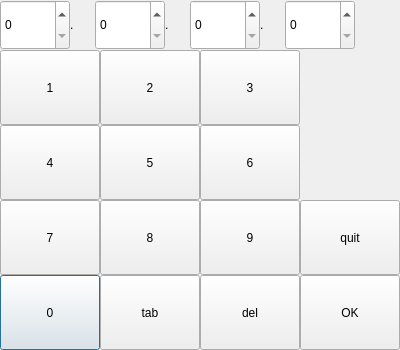
<?xml version="1.0" encoding="UTF-8"?>
<ui version="4.0">
 <class>InputNum</class>
 <widget class="QDialog" name="InputNum">
  <property name="geometry">
   <rect>
    <x>0</x>
    <y>0</y>
    <width>400</width>
    <height>350</height>
   </rect>
  </property>
  <property name="minimumSize">
   <size>
    <width>400</width>
    <height>350</height>
   </size>
  </property>
  <property name="maximumSize">
   <size>
    <width>400</width>
    <height>350</height>
   </size>
  </property>
  <property name="windowTitle">
   <string>Dialog</string>
  </property>
  <widget class="QWidget" name="widget" native="true">
   <property name="geometry">
    <rect>
     <x>0</x>
     <y>0</y>
     <width>400</width>
     <height>350</height>
    </rect>
   </property>
   <property name="minimumSize">
    <size>
     <width>400</width>
     <height>350</height>
    </size>
   </property>
   <property name="maximumSize">
    <size>
     <width>400</width>
     <height>350</height>
    </size>
   </property>
   <widget class="QPushButton" name="pushButton_12">
    <property name="geometry">
     <rect>
      <x>0</x>
      <y>275</y>
      <width>100</width>
      <height>75</height>
     </rect>
    </property>
    <property name="styleSheet">
     <string notr="true">font: 15pt &quot;Noto Sans&quot;;</string>
    </property>
    <property name="text">
     <string>0</string>
    </property>
   </widget>
   <widget class="QPushButton" name="pushButton_2">
    <property name="geometry">
     <rect>
      <x>200</x>
      <y>275</y>
      <width>100</width>
      <height>75</height>
     </rect>
    </property>
    <property name="styleSheet">
     <string notr="true">font: 15pt &quot;Noto Sans&quot;;</string>
    </property>
    <property name="text">
     <string>del</string>
    </property>
   </widget>
   <widget class="QPushButton" name="pushButton_3">
    <property name="geometry">
     <rect>
      <x>0</x>
      <y>50</y>
      <width>100</width>
      <height>75</height>
     </rect>
    </property>
    <property name="styleSheet">
     <string notr="true">font: 15pt &quot;Noto Sans&quot;;</string>
    </property>
    <property name="text">
     <string>1</string>
    </property>
   </widget>
   <widget class="QPushButton" name="pushButton_8">
    <property name="geometry">
     <rect>
      <x>200</x>
      <y>200</y>
      <width>100</width>
      <height>75</height>
     </rect>
    </property>
    <property name="styleSheet">
     <string notr="true">font: 15pt &quot;Noto Sans&quot;;</string>
    </property>
    <property name="text">
     <string>9</string>
    </property>
   </widget>
   <widget class="QPushButton" name="pushButton_14">
    <property name="geometry">
     <rect>
      <x>300</x>
      <y>200</y>
      <width>100</width>
      <height>75</height>
     </rect>
    </property>
    <property name="styleSheet">
     <string notr="true">font: 15pt &quot;Noto Sans&quot;;</string>
    </property>
    <property name="text">
     <string>quit</string>
    </property>
   </widget>
   <widget class="QPushButton" name="pushButton_4">
    <property name="geometry">
     <rect>
      <x>100</x>
      <y>50</y>
      <width>100</width>
      <height>75</height>
     </rect>
    </property>
    <property name="maximumSize">
     <size>
      <width>179</width>
      <height>100</height>
     </size>
    </property>
    <property name="styleSheet">
     <string notr="true">font: 15pt &quot;Noto Sans&quot;;</string>
    </property>
    <property name="text">
     <string>2</string>
    </property>
   </widget>
   <widget class="QPushButton" name="pushButton_11">
    <property name="geometry">
     <rect>
      <x>200</x>
      <y>125</y>
      <width>100</width>
      <height>75</height>
     </rect>
    </property>
    <property name="styleSheet">
     <string notr="true">font: 15pt &quot;Noto Sans&quot;;</string>
    </property>
    <property name="text">
     <string>6</string>
    </property>
   </widget>
   <widget class="QSpinBox" name="spinBox_2">
    <property name="geometry">
     <rect>
      <x>95</x>
      <y>0</y>
      <width>70</width>
      <height>50</height>
     </rect>
    </property>
    <property name="styleSheet">
     <string notr="true">font: 15pt &quot;Noto Sans&quot;;</string>
    </property>
    <property name="maximum">
     <number>255</number>
    </property>
   </widget>
   <widget class="QSpinBox" name="spinBox_4">
    <property name="geometry">
     <rect>
      <x>285</x>
      <y>0</y>
      <width>70</width>
      <height>50</height>
     </rect>
    </property>
    <property name="styleSheet">
     <string notr="true">font: 15pt &quot;Noto Sans&quot;;</string>
    </property>
    <property name="maximum">
     <number>255</number>
    </property>
   </widget>
   <widget class="QPushButton" name="pushButton">
    <property name="geometry">
     <rect>
      <x>300</x>
      <y>275</y>
      <width>100</width>
      <height>75</height>
     </rect>
    </property>
    <property name="styleSheet">
     <string notr="true">font: 15pt &quot;Noto Sans&quot;;</string>
    </property>
    <property name="text">
     <string>OK</string>
    </property>
   </widget>
   <widget class="QSpinBox" name="spinBox_3">
    <property name="geometry">
     <rect>
      <x>190</x>
      <y>0</y>
      <width>70</width>
      <height>50</height>
     </rect>
    </property>
    <property name="styleSheet">
     <string notr="true">font: 15pt &quot;Noto Sans&quot;;</string>
    </property>
    <property name="maximum">
     <number>255</number>
    </property>
   </widget>
   <widget class="QPushButton" name="pushButton_5">
    <property name="geometry">
     <rect>
      <x>200</x>
      <y>50</y>
      <width>100</width>
      <height>75</height>
     </rect>
    </property>
    <property name="styleSheet">
     <string notr="true">font: 15pt &quot;Noto Sans&quot;;</string>
    </property>
    <property name="text">
     <string>3</string>
    </property>
   </widget>
   <widget class="QPushButton" name="pushButton_13">
    <property name="geometry">
     <rect>
      <x>100</x>
      <y>275</y>
      <width>100</width>
      <height>75</height>
     </rect>
    </property>
    <property name="styleSheet">
     <string notr="true">font: 15pt &quot;Noto Sans&quot;;</string>
    </property>
    <property name="text">
     <string>tab</string>
    </property>
   </widget>
   <widget class="QPushButton" name="pushButton_9">
    <property name="geometry">
     <rect>
      <x>0</x>
      <y>125</y>
      <width>100</width>
      <height>75</height>
     </rect>
    </property>
    <property name="styleSheet">
     <string notr="true">font: 15pt &quot;Noto Sans&quot;;</string>
    </property>
    <property name="text">
     <string>4</string>
    </property>
   </widget>
   <widget class="QSpinBox" name="spinBox">
    <property name="geometry">
     <rect>
      <x>0</x>
      <y>0</y>
      <width>70</width>
      <height>50</height>
     </rect>
    </property>
    <property name="styleSheet">
     <string notr="true">font: 15pt &quot;Noto Sans&quot;;</string>
    </property>
    <property name="maximum">
     <number>255</number>
    </property>
   </widget>
   <widget class="QPushButton" name="pushButton_10">
    <property name="geometry">
     <rect>
      <x>100</x>
      <y>125</y>
      <width>100</width>
      <height>75</height>
     </rect>
    </property>
    <property name="styleSheet">
     <string notr="true">font: 15pt &quot;Noto Sans&quot;;</string>
    </property>
    <property name="text">
     <string>5</string>
    </property>
   </widget>
   <widget class="QLabel" name="label_2">
    <property name="geometry">
     <rect>
      <x>165</x>
      <y>0</y>
      <width>25</width>
      <height>50</height>
     </rect>
    </property>
    <property name="styleSheet">
     <string notr="true">font: 15pt &quot;Noto Sans&quot;;</string>
    </property>
    <property name="text">
     <string>.</string>
    </property>
   </widget>
   <widget class="QPushButton" name="pushButton_6">
    <property name="geometry">
     <rect>
      <x>0</x>
      <y>200</y>
      <width>100</width>
      <height>75</height>
     </rect>
    </property>
    <property name="styleSheet">
     <string notr="true">font: 15pt &quot;Noto Sans&quot;;</string>
    </property>
    <property name="text">
     <string>7</string>
    </property>
   </widget>
   <widget class="QLabel" name="label">
    <property name="geometry">
     <rect>
      <x>70</x>
      <y>0</y>
      <width>25</width>
      <height>50</height>
     </rect>
    </property>
    <property name="styleSheet">
     <string notr="true">font: 15pt &quot;Noto Sans&quot;;</string>
    </property>
    <property name="text">
     <string>.</string>
    </property>
   </widget>
   <widget class="QLabel" name="label_3">
    <property name="geometry">
     <rect>
      <x>260</x>
      <y>0</y>
      <width>25</width>
      <height>50</height>
     </rect>
    </property>
    <property name="styleSheet">
     <string notr="true">font: 15pt &quot;Noto Sans&quot;;</string>
    </property>
    <property name="text">
     <string>.</string>
    </property>
   </widget>
   <widget class="QPushButton" name="pushButton_7">
    <property name="geometry">
     <rect>
      <x>100</x>
      <y>200</y>
      <width>100</width>
      <height>75</height>
     </rect>
    </property>
    <property name="maximumSize">
     <size>
      <width>16777215</width>
      <height>5752752</height>
     </size>
    </property>
    <property name="styleSheet">
     <string notr="true">font: 15pt &quot;Noto Sans&quot;;</string>
    </property>
    <property name="text">
     <string>8</string>
    </property>
   </widget>
  </widget>
 </widget>
 <resources/>
 <connections/>
</ui>
